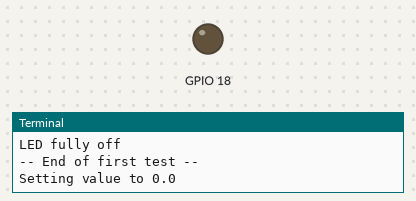
A program run on a simulated Raspberry Pi (BCM pin numbers). Shown: output pins drawn as LEDs (lit = HIGH), the last lines printed to the terminal.

Above: at 15.05 s.
At 17.3 s:
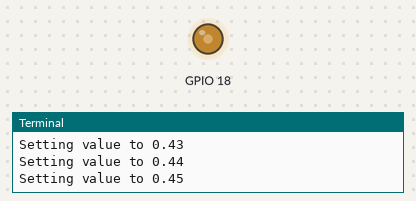
At 19.6 s:
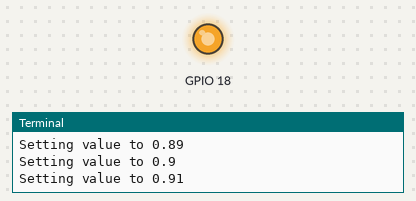
At 24.15 s:
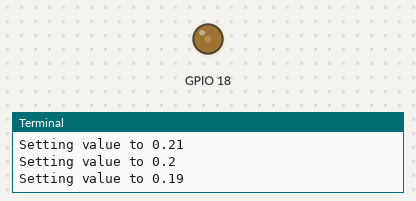
Timing chart, 0 to 28.1 s (numbered marks = the images above):
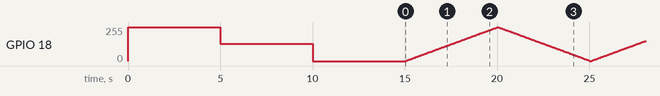

The program:

pwm.02.py
```python
'''
Control the Brightness of LED using PWM on Raspberry Pi
Resistor 220 or 230 Ohms on the wiring schema
requires a
$ python3 -m pip gpiozero
or
$ pip3 install gpiozero
'''

# Complete Project Details: https://RandomNerdTutorials.com/raspberry-pi-pwm-python/

import gpiozero
from gpiozero import PWMLED
from time import sleep

# LED_PIN: int = 14    # GPIO14, pin #8
LED_PIN: int = 18    # GPIO18, pin #12
led: gpiozero.output_devices.PWMLED = PWMLED(LED_PIN)

print(f"For the LED, using pin {LED_PIN}")
print("-- First test --")
print("LED fully on")
led.value = 1   # LED fully on
sleep(5)
print("LED half on")
led.value = 0.5  # LED half-brightness
sleep(5)
print("LED fully off")
led.value = 0    # LED fully off
sleep(5)
print("-- End of first test --")

try:
  # fade in and out forever
  while True:
    # fade in (0 -> 1)
    for duty_cycle in range(0, 100, 1):
      print(f"Setting value to {duty_cycle/100.0}")
      led.value = duty_cycle/100.0
      sleep(0.05)

    # fade out (1 -> 0)
    for duty_cycle in range(100, 0, -1):
      print(f"Setting value to {duty_cycle/100.0}")
      led.value = duty_cycle/100.0
      sleep(0.05)

except KeyboardInterrupt:
  print("Stop the program and turning the LED off")
  led.value = 0
  pass

print("Done with PWM.")
```
